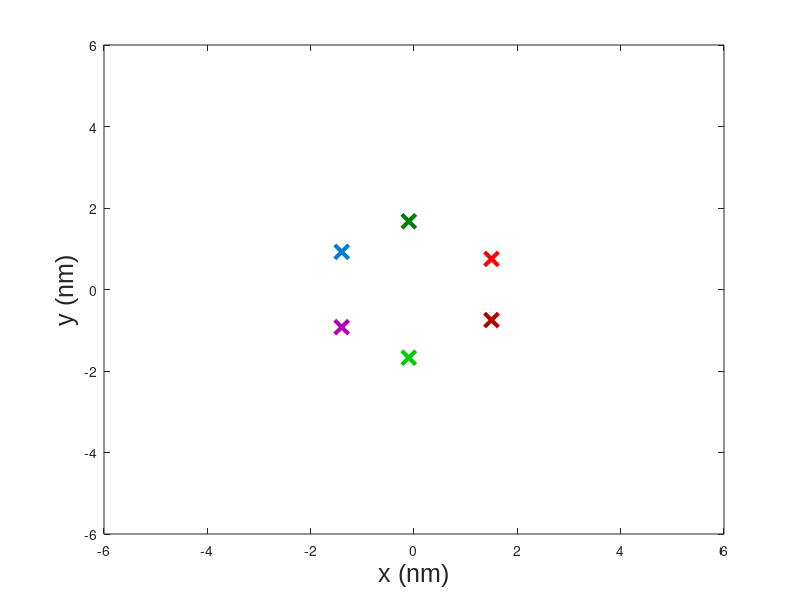
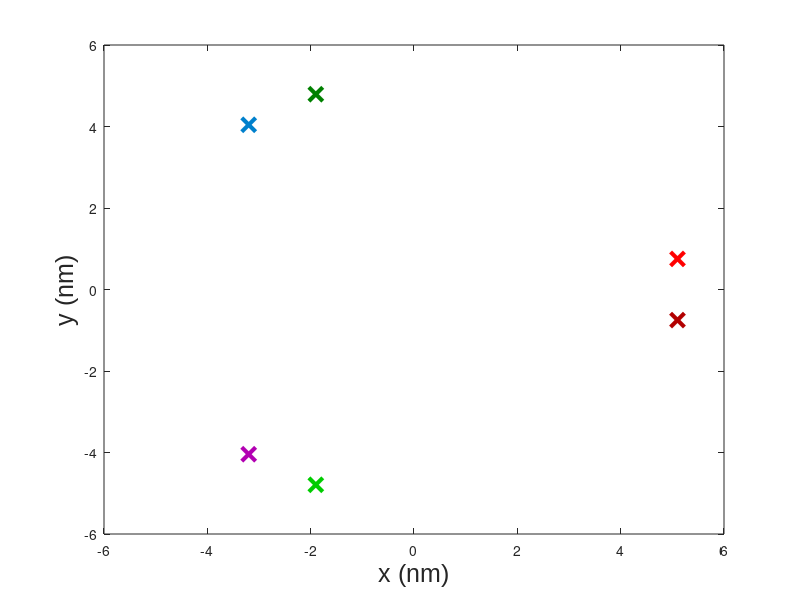

MATLAB code to generate these figures, in order:
%% Plot TCR base configurations


baseSepDistance = [5,17]; % Kuhn lengths
NFIL = 6;
ms = 10;
xm=6;
ym=6;
colors_fil = [0.7 0 0; 0 0.5 0.8; 0 0.5 0; 0 0.8 0; 0.7 0 0.7; 1 0 0]
lw = 3;

for bSD = 1:length(baseSepDistance)
    for nf=1:1:NFIL
        rBase.x(bSD,nf)= sqrt(baseSepDistance(bSD).^2 + 2.5.^2) * cos( floor(nf/2)*(2*pi/3) + (-1)^(nf)*atan( 2.5/baseSepDistance(bSD)) );
        rBase.y(bSD,nf)= sqrt(baseSepDistance(bSD).^2 + 2.5.^2) * sin( floor(nf/2)*(2*pi/3) + (-1)^(nf)*atan( 2.5/baseSepDistance(bSD)) );
        rBase.z(bSD,nf)= 0;
    end
end



%% Plot base configurations

figure(1); clf; hold on; box on;
for nf=1:1:NFIL
    plot(rBase.x(1,nf).*0.3,rBase.y(1,nf).*0.3,'x','MarkerSize',ms,'Color',colors_fil(nf,:),'LineWidth',lw);
end
xlim([-xm,xm]);
ylim([-ym,ym]);
set(gcf,'Position',[1 1 400 400]);
xlabel('x (nm)','FontName','Arial','FontSize',18);
ylabel('y (nm)','FontName','Arial','FontSize',18);

figure(2); clf; hold on; box on;
for nf=1:1:NFIL
    plot(rBase.x(2,nf).*0.3,rBase.y(2,nf).*0.3,'x','MarkerSize',ms,'Color',colors_fil(nf,:),'LineWidth',lw);
end
xlim([-xm,xm]);
ylim([-ym,ym]);
set(gcf,'Position',[1 1 400 400]);
xlabel('x (nm)','FontName','Arial','FontSize',18);
ylabel('y (nm)','FontName','Arial','FontSize',18);


i1=3
i2=6

sqrt((rBase.x(1,i1)-rBase.x(1,i2)).^2+(rBase.y(1,i1)-rBase.y(1,i2)).^2)

i1 = 2
i2 = 5
sqrt((rBase.x(1,i1)-rBase.x(1,i2)).^2+(rBase.y(1,i1)-rBase.y(1,i2)).^2)


i1 = 1
i2 = 4
sqrt((rBase.x(1,i1)-rBase.x(1,i2)).^2+(rBase.y(1,i1)-rBase.y(1,i2)).^2)


i1 = 1
i2 = 6
sqrt((rBase.x(1,i1)-rBase.x(1,i2)).^2+(rBase.y(1,i1)-rBase.y(1,i2)).^2)

i1 = 2
i2 = 3
sqrt((rBase.x(1,i1)-rBase.x(1,i2)).^2+(rBase.y(1,i1)-rBase.y(1,i2)).^2)

i1 = 4
i2 = 5
sqrt((rBase.x(1,i1)-rBase.x(1,i2)).^2+(rBase.y(1,i1)-rBase.y(1,i2)).^2)